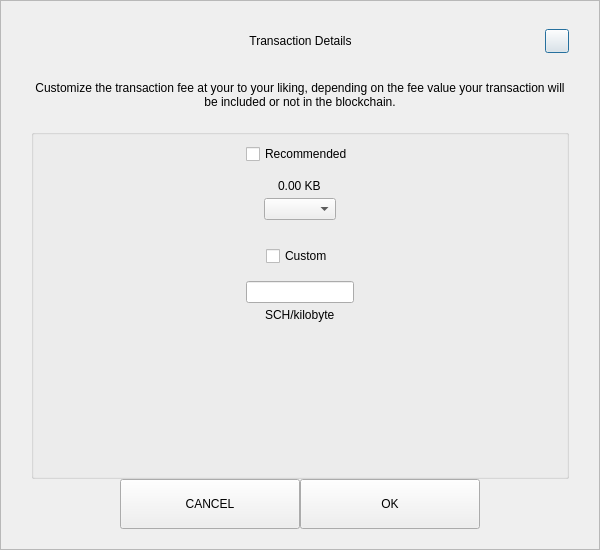
<?xml version="1.0" encoding="UTF-8"?>
<ui version="4.0">
 <class>SendCustomFeeDialog</class>
 <widget class="QDialog" name="SendCustomFeeDialog">
  <property name="geometry">
   <rect>
    <x>0</x>
    <y>0</y>
    <width>600</width>
    <height>550</height>
   </rect>
  </property>
  <property name="windowTitle">
   <string>Form</string>
  </property>
  <layout class="QVBoxLayout" name="verticalLayout_3">
   <property name="spacing">
    <number>0</number>
   </property>
   <property name="leftMargin">
    <number>0</number>
   </property>
   <property name="topMargin">
    <number>0</number>
   </property>
   <property name="rightMargin">
    <number>0</number>
   </property>
   <property name="bottomMargin">
    <number>0</number>
   </property>
   <item>
    <widget class="QFrame" name="frame">
     <property name="styleSheet">
      <string notr="true"/>
     </property>
     <property name="frameShape">
      <enum>QFrame::StyledPanel</enum>
     </property>
     <property name="frameShadow">
      <enum>QFrame::Raised</enum>
     </property>
     <layout class="QVBoxLayout" name="verticalLayout_2">
      <property name="spacing">
       <number>0</number>
      </property>
      <property name="leftMargin">
       <number>30</number>
      </property>
      <property name="topMargin">
       <number>20</number>
      </property>
      <property name="rightMargin">
       <number>30</number>
      </property>
      <property name="bottomMargin">
       <number>20</number>
      </property>
      <item>
       <layout class="QHBoxLayout" name="horizontalLayout_3">
        <property name="spacing">
         <number>0</number>
        </property>
        <item>
         <spacer name="horizontalSpacer_21">
          <property name="orientation">
           <enum>Qt::Horizontal</enum>
          </property>
          <property name="sizeHint" stdset="0">
           <size>
            <width>40</width>
            <height>20</height>
           </size>
          </property>
         </spacer>
        </item>
        <item>
         <widget class="QLabel" name="labelTitle">
          <property name="minimumSize">
           <size>
            <width>0</width>
            <height>40</height>
           </size>
          </property>
          <property name="maximumSize">
           <size>
            <width>16777215</width>
            <height>40</height>
           </size>
          </property>
          <property name="styleSheet">
           <string notr="true">padding-left:24px;</string>
          </property>
          <property name="text">
           <string>Transaction Details</string>
          </property>
          <property name="alignment">
           <set>Qt::AlignCenter</set>
          </property>
          <property name="margin">
           <number>7</number>
          </property>
         </widget>
        </item>
        <item>
         <spacer name="horizontalSpacer">
          <property name="orientation">
           <enum>Qt::Horizontal</enum>
          </property>
          <property name="sizeHint" stdset="0">
           <size>
            <width>40</width>
            <height>20</height>
           </size>
          </property>
         </spacer>
        </item>
        <item>
         <widget class="QPushButton" name="btnEsc">
          <property name="minimumSize">
           <size>
            <width>24</width>
            <height>24</height>
           </size>
          </property>
          <property name="maximumSize">
           <size>
            <width>24</width>
            <height>24</height>
           </size>
          </property>
          <property name="text">
           <string/>
          </property>
         </widget>
        </item>
       </layout>
      </item>
      <item>
       <spacer name="verticalSpacer_2">
        <property name="orientation">
         <enum>Qt::Vertical</enum>
        </property>
        <property name="sizeType">
         <enum>QSizePolicy::Fixed</enum>
        </property>
        <property name="sizeHint" stdset="0">
         <size>
          <width>20</width>
          <height>20</height>
         </size>
        </property>
       </spacer>
      </item>
      <item>
       <widget class="QLabel" name="labelMessage">
        <property name="text">
         <string>Customize the transaction fee at your to your liking, depending on the fee value your transaction will be included or not in the blockchain.</string>
        </property>
        <property name="alignment">
         <set>Qt::AlignCenter</set>
        </property>
        <property name="wordWrap">
         <bool>true</bool>
        </property>
       </widget>
      </item>
      <item>
       <spacer name="verticalSpacer_3">
        <property name="orientation">
         <enum>Qt::Vertical</enum>
        </property>
        <property name="sizeType">
         <enum>QSizePolicy::Fixed</enum>
        </property>
        <property name="sizeHint" stdset="0">
         <size>
          <width>20</width>
          <height>20</height>
         </size>
        </property>
       </spacer>
      </item>
      <item>
       <widget class="QGroupBox" name="groupBox">
        <property name="title">
         <string/>
        </property>
        <layout class="QVBoxLayout" name="verticalLayout">
         <property name="leftMargin">
          <number>12</number>
         </property>
         <property name="rightMargin">
          <number>12</number>
         </property>
         <item>
          <layout class="QVBoxLayout" name="verticalLayout_4">
           <property name="spacing">
            <number>5</number>
           </property>
           <item alignment="Qt::AlignHCenter">
            <widget class="QCheckBox" name="checkBoxRecommended">
             <property name="text">
              <string>Recommended</string>
             </property>
            </widget>
           </item>
           <item>
            <spacer name="verticalSpacer_5">
             <property name="orientation">
              <enum>Qt::Vertical</enum>
             </property>
             <property name="sizeType">
              <enum>QSizePolicy::Fixed</enum>
             </property>
             <property name="sizeHint" stdset="0">
              <size>
               <width>20</width>
               <height>10</height>
              </size>
             </property>
            </spacer>
           </item>
           <item alignment="Qt::AlignHCenter">
            <widget class="QLabel" name="labelFee">
             <property name="text">
              <string>0.00 KB</string>
             </property>
            </widget>
           </item>
           <item alignment="Qt::AlignHCenter">
            <widget class="QComboBox" name="comboBoxRecommended"/>
           </item>
          </layout>
         </item>
         <item>
          <spacer name="verticalSpacer">
           <property name="orientation">
            <enum>Qt::Vertical</enum>
           </property>
           <property name="sizeType">
            <enum>QSizePolicy::Fixed</enum>
           </property>
           <property name="sizeHint" stdset="0">
            <size>
             <width>20</width>
             <height>20</height>
            </size>
           </property>
          </spacer>
         </item>
         <item>
          <layout class="QVBoxLayout" name="verticalLayout_5">
           <property name="spacing">
            <number>5</number>
           </property>
           <item alignment="Qt::AlignHCenter">
            <widget class="QCheckBox" name="checkBoxCustom">
             <property name="text">
              <string>Custom</string>
             </property>
            </widget>
           </item>
           <item>
            <spacer name="verticalSpacer_6">
             <property name="orientation">
              <enum>Qt::Vertical</enum>
             </property>
             <property name="sizeType">
              <enum>QSizePolicy::Fixed</enum>
             </property>
             <property name="sizeHint" stdset="0">
              <size>
               <width>20</width>
               <height>10</height>
              </size>
             </property>
            </spacer>
           </item>
           <item alignment="Qt::AlignHCenter">
            <widget class="QLineEdit" name="lineEditCustomFee"/>
           </item>
           <item alignment="Qt::AlignHCenter">
            <widget class="QLabel" name="labelCustomFee">
             <property name="text">
              <string>SCH/kilobyte</string>
             </property>
            </widget>
           </item>
          </layout>
         </item>
         <item>
          <spacer name="verticalSpacer_4">
           <property name="orientation">
            <enum>Qt::Vertical</enum>
           </property>
           <property name="sizeHint" stdset="0">
            <size>
             <width>20</width>
             <height>40</height>
            </size>
           </property>
          </spacer>
         </item>
        </layout>
       </widget>
      </item>
      <item>
       <layout class="QHBoxLayout" name="horizontalLayout" stretch="1,2,2,1">
        <item>
         <spacer name="horizontalSpacer1">
          <property name="orientation">
           <enum>Qt::Horizontal</enum>
          </property>
          <property name="sizeHint" stdset="0">
           <size>
            <width>40</width>
            <height>20</height>
           </size>
          </property>
         </spacer>
        </item>
        <item>
         <widget class="QPushButton" name="btnCancel">
          <property name="minimumSize">
           <size>
            <width>180</width>
            <height>50</height>
           </size>
          </property>
          <property name="focusPolicy">
           <enum>Qt::NoFocus</enum>
          </property>
          <property name="text">
           <string>CANCEL</string>
          </property>
         </widget>
        </item>
        <item>
         <widget class="QPushButton" name="btnSave">
          <property name="minimumSize">
           <size>
            <width>180</width>
            <height>50</height>
           </size>
          </property>
          <property name="focusPolicy">
           <enum>Qt::NoFocus</enum>
          </property>
          <property name="text">
           <string>OK</string>
          </property>
         </widget>
        </item>
        <item>
         <spacer name="horizontalSpacer_2">
          <property name="orientation">
           <enum>Qt::Horizontal</enum>
          </property>
          <property name="sizeHint" stdset="0">
           <size>
            <width>40</width>
            <height>20</height>
           </size>
          </property>
         </spacer>
        </item>
       </layout>
      </item>
     </layout>
    </widget>
   </item>
  </layout>
 </widget>
 <resources/>
 <connections/>
</ui>
